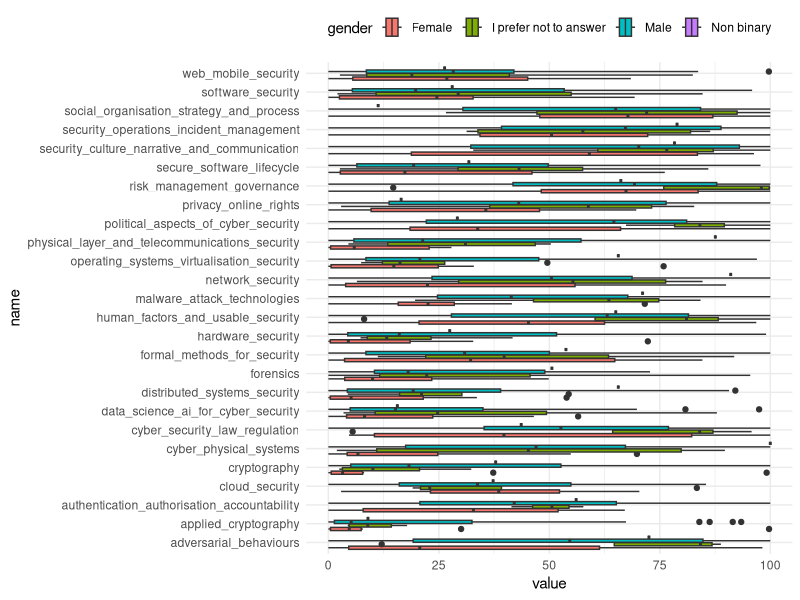
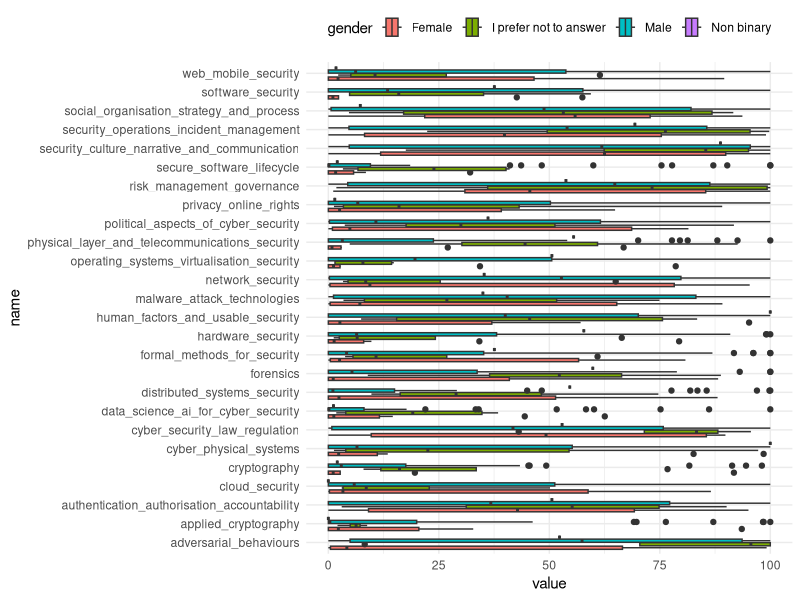

Write R code to recreate these figures, in order.
## ---- chunk 1
#| echo: false
#| warning: false

library(ggplot2)
library(dplyr)
library(tidyr)
library(stringr)
library(skimr)
library(lubridate)

responses <- read.csv("../data/raw/cyber_expertise_diversity_survey_responses.csv") |> 
  mutate(recorded_date = as.Date(recorded_date))
scenarios <- read.csv("../data/raw/cyber_expertise_diversity_survey_scenarios.csv")

## ---- chunk 2
#| column: page

skim(responses)
## ---- chunk 3

#| column: page

skim(scenarios)
## ---- chunk 4
#| column: page
#| fig-height: 15
#| fig-width: 13
#| warning: false
df <- responses |> 
  select(gender, starts_with("expertise_comb_")) |> 
  pivot_longer(!gender) |> 
  mutate(name = str_remove(name, "expertise_comb_"))

ggplot(df, aes(y = name, x = value, fill = gender)) +
  geom_boxplot() +
  theme_minimal() +
  theme(legend.position="top")
## ---- chunk 5
#| column: page
#| fig-height: 15
#| fig-width: 13
#| warning: false
scenario_risk_gender <- scenarios |> 
  select(gender, starts_with("scenario_expertise_portfolio_")) |> 
  pivot_longer(!gender) |> 
  mutate(name = str_remove(name, "scenario_expertise_portfolio_"))

ggplot(scenario_risk_gender,aes(y = name, x = value, fill = gender)) +
  geom_boxplot() +
  theme_minimal() +
  theme(legend.position="top")
